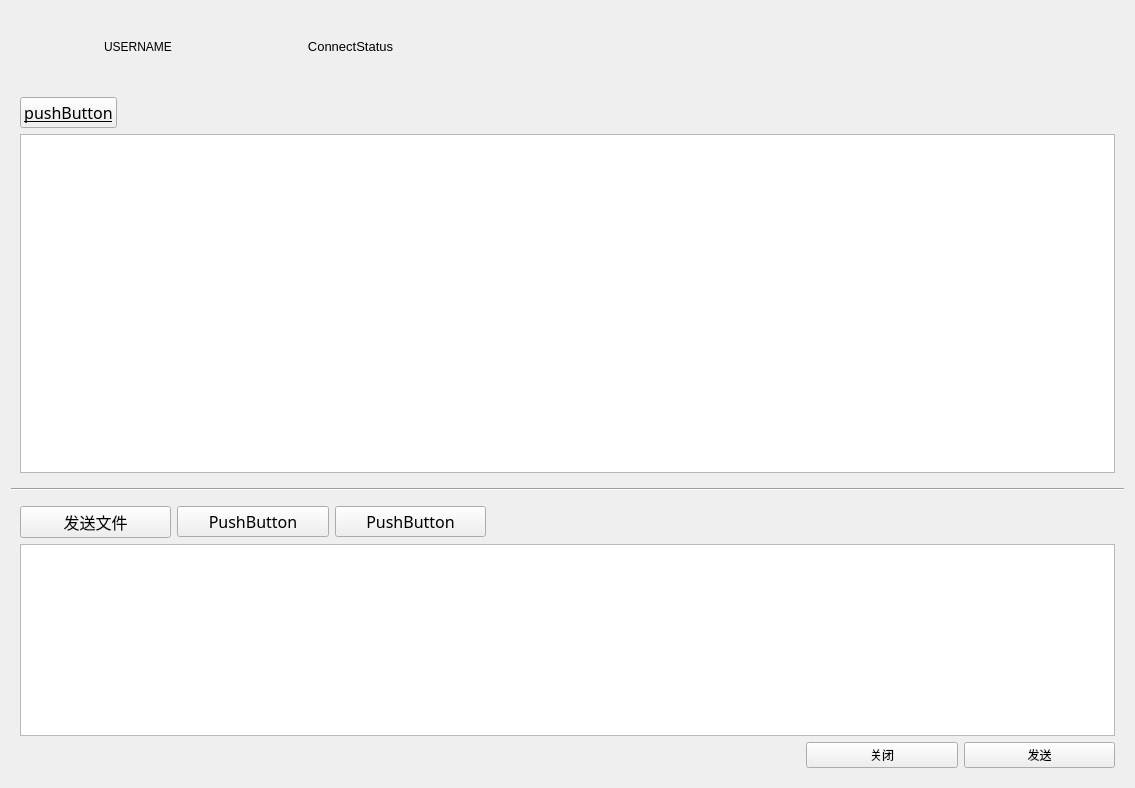
<?xml version="1.0" encoding="UTF-8"?>
<ui version="4.0">
 <class>Widget</class>
 <widget class="QWidget" name="Widget">
  <property name="geometry">
   <rect>
    <x>0</x>
    <y>0</y>
    <width>1135</width>
    <height>788</height>
   </rect>
  </property>
  <property name="windowTitle">
   <string>YUAN`sChatRoom</string>
  </property>
  <property name="styleSheet">
   <string notr="true"/>
  </property>
  <layout class="QGridLayout" name="gridLayout">
   <item row="0" column="2" colspan="2">
    <spacer name="horizontalSpacer_2">
     <property name="orientation">
      <enum>Qt::Horizontal</enum>
     </property>
     <property name="sizeHint" stdset="0">
      <size>
       <width>40</width>
       <height>20</height>
      </size>
     </property>
    </spacer>
   </item>
   <item row="3" column="0" colspan="4">
    <widget class="Line" name="line">
     <property name="orientation">
      <enum>Qt::Horizontal</enum>
     </property>
    </widget>
   </item>
   <item row="0" column="0">
    <widget class="QWidget" name="widget_5" native="true">
     <property name="sizePolicy">
      <sizepolicy hsizetype="Ignored" vsizetype="Ignored">
       <horstretch>0</horstretch>
       <verstretch>0</verstretch>
      </sizepolicy>
     </property>
     <property name="minimumSize">
      <size>
       <width>180</width>
       <height>71</height>
      </size>
     </property>
     <property name="maximumSize">
      <size>
       <width>180</width>
       <height>71</height>
      </size>
     </property>
     <layout class="QGridLayout" name="gridLayout_4">
      <item row="0" column="0">
       <widget class="QWidget" name="widget_2" native="true">
        <property name="sizePolicy">
         <sizepolicy hsizetype="Ignored" vsizetype="Ignored">
          <horstretch>0</horstretch>
          <verstretch>0</verstretch>
         </sizepolicy>
        </property>
        <property name="styleSheet">
         <string notr="true">image: url(:/res/avatar.png);</string>
        </property>
       </widget>
      </item>
      <item row="0" column="1">
       <widget class="QLabel" name="userName_tl">
        <property name="sizePolicy">
         <sizepolicy hsizetype="Minimum" vsizetype="Minimum">
          <horstretch>0</horstretch>
          <verstretch>0</verstretch>
         </sizepolicy>
        </property>
        <property name="styleSheet">
         <string notr="true">font: 14pt &quot;宋体&quot;;</string>
        </property>
        <property name="text">
         <string>USERNAME</string>
        </property>
       </widget>
      </item>
     </layout>
    </widget>
   </item>
   <item row="4" column="0" colspan="4">
    <widget class="QWidget" name="widget" native="true">
     <property name="sizePolicy">
      <sizepolicy hsizetype="MinimumExpanding" vsizetype="Fixed">
       <horstretch>0</horstretch>
       <verstretch>0</verstretch>
      </sizepolicy>
     </property>
     <layout class="QGridLayout" name="gridLayout_3">
      <item row="2" column="0" colspan="7">
       <widget class="QTextEdit" name="send_te">
        <property name="sizePolicy">
         <sizepolicy hsizetype="MinimumExpanding" vsizetype="Expanding">
          <horstretch>0</horstretch>
          <verstretch>0</verstretch>
         </sizepolicy>
        </property>
        <property name="font">
         <font>
          <family>楷体</family>
          <pointsize>12</pointsize>
         </font>
        </property>
       </widget>
      </item>
      <item row="0" column="1">
       <widget class="QPushButton" name="pushButton_2">
        <property name="font">
         <font>
          <family>楷体</family>
          <pointsize>12</pointsize>
         </font>
        </property>
        <property name="text">
         <string>PushButton</string>
        </property>
       </widget>
      </item>
      <item row="0" column="3" colspan="4">
       <spacer name="horizontalSpacer_3">
        <property name="orientation">
         <enum>Qt::Horizontal</enum>
        </property>
        <property name="sizeHint" stdset="0">
         <size>
          <width>40</width>
          <height>20</height>
         </size>
        </property>
       </spacer>
      </item>
      <item row="3" column="5">
       <widget class="QPushButton" name="close_pb">
        <property name="styleSheet">
         <string notr="true">font: 12pt &quot;楷体&quot;;</string>
        </property>
        <property name="text">
         <string>关闭</string>
        </property>
       </widget>
      </item>
      <item row="3" column="6">
       <widget class="QPushButton" name="send_pb">
        <property name="styleSheet">
         <string notr="true">font: 12pt &quot;楷体&quot;;</string>
        </property>
        <property name="text">
         <string>发送</string>
        </property>
       </widget>
      </item>
      <item row="0" column="0">
       <widget class="QPushButton" name="sendFile_pb">
        <property name="font">
         <font>
          <family>楷体</family>
          <pointsize>12</pointsize>
         </font>
        </property>
        <property name="text">
         <string>发送文件</string>
        </property>
       </widget>
      </item>
      <item row="0" column="2">
       <widget class="QPushButton" name="pushButton_3">
        <property name="font">
         <font>
          <family>楷体</family>
          <pointsize>12</pointsize>
         </font>
        </property>
        <property name="text">
         <string>PushButton</string>
        </property>
       </widget>
      </item>
      <item row="3" column="0" colspan="5">
       <spacer name="horizontalSpacer_4">
        <property name="orientation">
         <enum>Qt::Horizontal</enum>
        </property>
        <property name="sizeHint" stdset="0">
         <size>
          <width>40</width>
          <height>20</height>
         </size>
        </property>
       </spacer>
      </item>
     </layout>
    </widget>
   </item>
   <item row="0" column="1">
    <widget class="QLabel" name="connectStatus_lb">
     <property name="sizePolicy">
      <sizepolicy hsizetype="Minimum" vsizetype="Minimum">
       <horstretch>0</horstretch>
       <verstretch>0</verstretch>
      </sizepolicy>
     </property>
     <property name="font">
      <font>
       <pointsize>10</pointsize>
      </font>
     </property>
     <property name="text">
      <string>ConnectStatus</string>
     </property>
     <property name="alignment">
      <set>Qt::AlignCenter</set>
     </property>
    </widget>
   </item>
   <item row="1" column="0" rowspan="2" colspan="4">
    <widget class="QWidget" name="widget_3" native="true">
     <property name="sizePolicy">
      <sizepolicy hsizetype="Minimum" vsizetype="Minimum">
       <horstretch>0</horstretch>
       <verstretch>0</verstretch>
      </sizepolicy>
     </property>
     <layout class="QGridLayout" name="gridLayout_5">
      <item row="1" column="0">
       <widget class="QPushButton" name="logout_bt">
        <property name="font">
         <font>
          <family>楷体</family>
          <pointsize>12</pointsize>
          <underline>true</underline>
         </font>
        </property>
        <property name="text">
         <string>pushButton</string>
        </property>
       </widget>
      </item>
      <item row="2" column="0" colspan="2">
       <widget class="QListWidget" name="chatWindow_lw">
        <property name="font">
         <font>
          <family>宋体</family>
          <pointsize>13</pointsize>
         </font>
        </property>
       </widget>
      </item>
      <item row="1" column="1">
       <spacer name="horizontalSpacer">
        <property name="orientation">
         <enum>Qt::Horizontal</enum>
        </property>
        <property name="sizeHint" stdset="0">
         <size>
          <width>40</width>
          <height>20</height>
         </size>
        </property>
       </spacer>
      </item>
     </layout>
    </widget>
   </item>
  </layout>
 </widget>
 <resources/>
 <connections/>
</ui>
